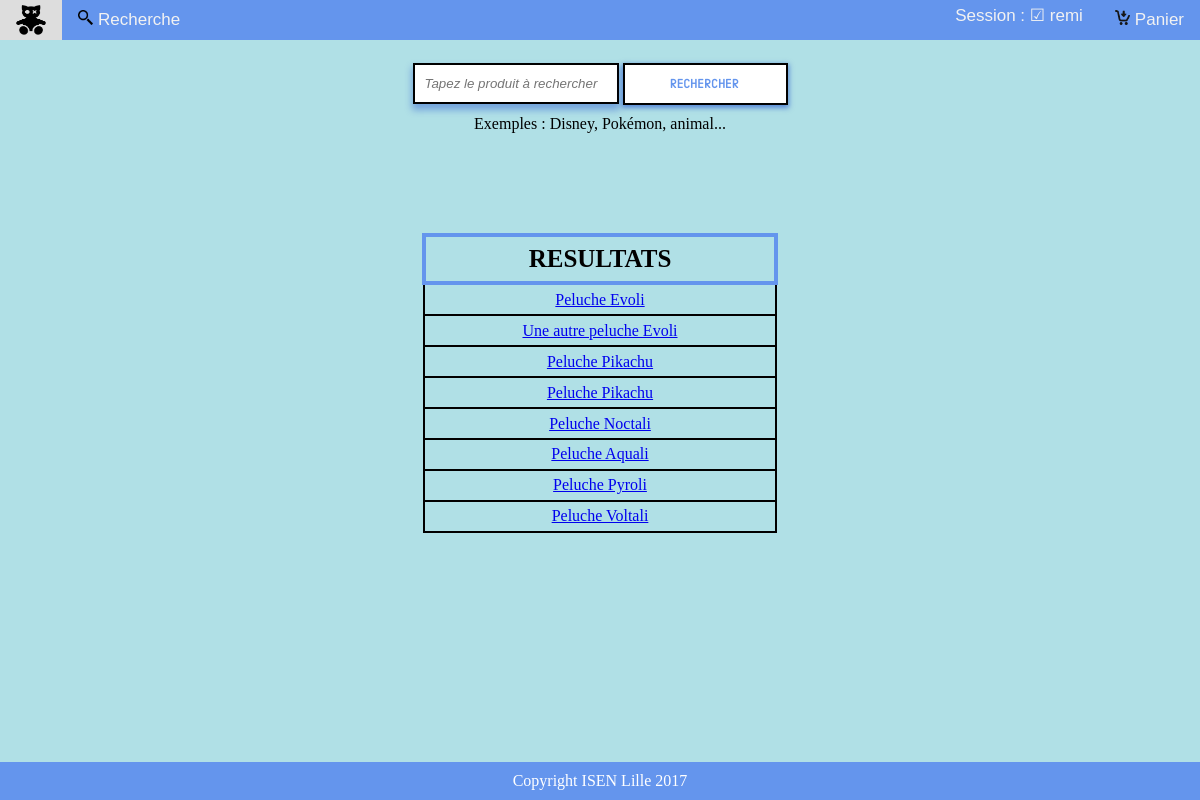
/page_search/index.php (signed in), run on the app's committed database.
### tables this page shows
CREATE TABLE IF NOT EXISTS `products` (
  `productid` int(11) NOT NULL AUTO_INCREMENT,
  `categorie` varchar(255) NOT NULL,
  `nom_produit` varchar(255) NOT NULL,
  `description` varchar(255) NOT NULL,
  `image` varchar(255) NOT NULL,
  `prix` float NOT NULL,
  PRIMARY KEY (`productid`)
);

### page_search/index.php (called while the page is built)
<?php
require 'model.php';
$reponse_BDD=getResponse();
$contenu_de_la_reponse_de_la_recherche= afficherPeluches($reponse_BDD);
require 'view.php';

### modelStore.php (called while the page is built, shortened)
<?php
	function rechercherToutesLesPeluches()
	{
		try{
			$db = connectDB();
			$sql = 'SELECT * FROM products';
			$query = $db->query($sql);
			return $query;
		}
		catch (PDOException $e){
			echo ('Erreur: ' .$e->getMessage());
		}
	}
?>

### page_search/model.php (the view, shortened to what this page needs)
<?php
require('../modelStore.php');
function getResponse() {
    $reponse="";
    if(empty($reponse)) {
        $reponse = rechercherToutesLesPeluches();
    }
    return $reponse;
}
function afficherPeluches($reponse) {
    if (!empty($reponse)) {
        foreach ($reponse as $row) {
            echo('<tr><td><a href="../page_product/index.php?productid=' . $row['productid'] . '">' . $row['nom_produit'] . '</a></td></tr>');
        }
        return ob_get_clean();
    }
}

### style.css (style rules this page uses)
body { background-color: powderblue; margin-bottom: 90px; }
footer { background-color: cornflowerblue; text-align: center; color: white; margin-top: 50px; padding: 10px; }
td { border: 2px solid black; }

### data on the page
products: nom_produit "Peluche Evoli"
products: nom_produit "Une autre peluche Evoli"
products: nom_produit "Peluche Pikachu"
products: nom_produit "Peluche Pikachu"
products: nom_produit "Peluche Noctali"
products: nom_produit "Peluche Aquali"
products: nom_produit "Peluche Pyroli"
products: nom_produit "Peluche Voltali"

### other printed values
$temp1['name'] "☑ remi"
